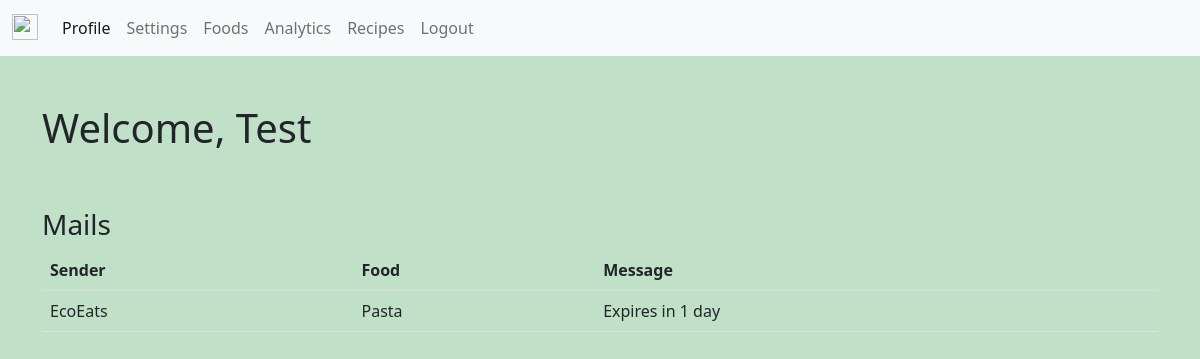
Screenshot of /profile (signed in) with the database file from the repository.
### app/models.py (models this page shows, shortened)
class Users(db.Model, UserMixin):
    id = db.Column(db.Integer, primary_key=True)
    username = db.Column(db.String(100), nullable=False, unique=True)
    email = db.Column(db.String(100), nullable=False, unique=True)
    date_added = db.Column(db.DateTime, default=datetime.utcnow)
    password_hash = db.Column(db.String(128))
    foods = db.relationship('Foods', backref='user')
    @property
    def password(self):
        raise AttributeError('Password is not a readable attribute!')

class Foods(db.Model):
    id = db.Column(db.Integer, primary_key=True)
    name = db.Column(db.String(100), nullable=False)
    expiry_date = db.Column(db.DateTime, nullable=False)
    date_added = db.Column(db.DateTime, default=datetime.utcnow)
    user_id = db.Column(db.Integer, db.ForeignKey('users.id'))

### app/views.py (the view)
@views.route('/profile')
@login_required
def profile():
    foods = Foods.query.order_by(Foods.expiry_date)
    mails = []
    current = date.today()
    for food in foods:
        expiry = food.expiry_date.date()
        delta = expiry - current
        if current_user.id == food.user.id and delta.days >= 1 and delta.days <= 3:
            print(delta)
            mails.append(food)
    return render_template('profile.html', mails=mails, date_current=current)

### app/__init__.py (called while the page is built)
@login_manager.user_loader
def load_user(user_id):
    return Users.query.get(int(user_id))

### app/templates/profile.html (shortened to what this page needs)
<!DOCTYPE html>
<html lang="en">
<head>
  <link rel="stylesheet" , type="text/css" , href="../static/landing_page.css">
</head>
<body class="background">
  {% extends 'base.html' %}
  {% set active = 'profile' %}
  {% block content %}
  <h1>Welcome, {{ current_user.username|title }}</h1>
  <br>
  <br>
  <h3>Mails</h3>
  {% if mails %}
  <table class="table">
    <thead>
      <tr>
        <th scope="col">Sender</th>
        <th scope="col">Food</th>
        <th scope="col">Message</th>
      </tr>
    </thead>
    <tbody>
      {% for mail in mails %}
      <tr>
        <td> EcoEats </td>
        <td> {{ mail.name }} </td>
        {% if (mail.expiry_date.date() - date_current).days == 1 %}
        <td> Expires in 1 day </td>
        {% else %}
        <td> Expires in {{ (mail.expiry_date.date() - date_current).days }} days </td>
        {% endif %}
      </tr>
      {% endfor %}
    </tbody>
  </table>
  {% else %}
  <h2>You have no current mail.</h2>
  {% endif %}
  {% endblock %}

### app/static/landing_page.css (style rules this page uses)
html { margin: 0px; padding: 0px; padding-left: 0px; }
.background { background: rgba(51, 155, 75, 0.3); }

### rows the page displays
Users: username "Test"
Foods: name "Pasta", shows "Expires in 1 day"

### other values shown
{{ title }} "Profile" "Settings" "Foods" "Analytics" "Recipes"
